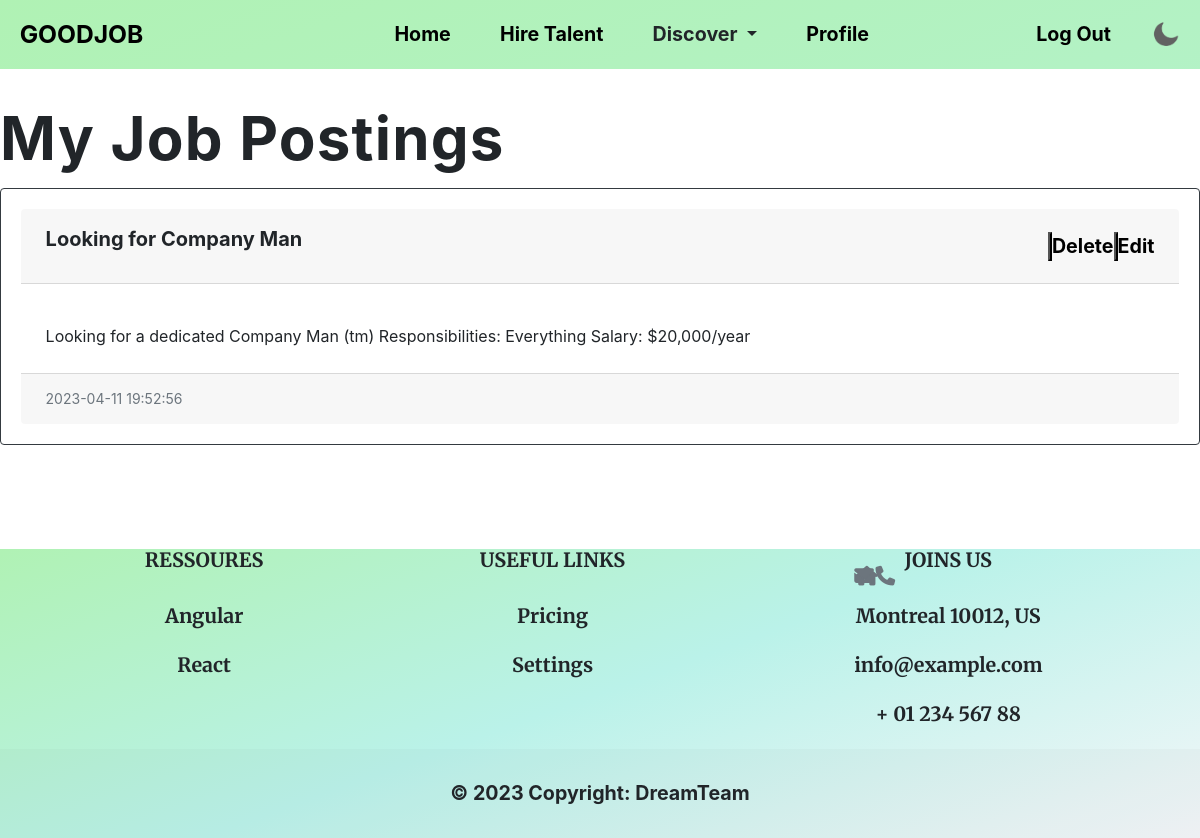
/myposts (signed in), run on the app's committed database.
### app/models/user.py (models this page shows)
class Post(db.Model):
    id = db.Column(db.Integer, primary_key=True)
    title = db.Column(db.String(50))
    text = db.Column(db.Text, nullable=False)
    company = db.Column(db.String(50))
    address = db.Column(db.String(50))
    salary = db.Column(db.Integer)
    field = db.Column(db.String(50)) #Example aerospace, programming etc
    date_created = db.Column(db.DateTime(timezone=True), default=func.now())
    author_id = db.Column(db.Integer, db.ForeignKey('user.id'), nullable=False)
    applications = db.relationship('Application', backref='post', lazy=True)

### app/views/main.py (the view)
@main.route("/myposts", methods=['GET', 'POST'])
def myposts():
    posts = Post.query.filter_by(author_id=current_user.id).all()
    print(posts)
    return render_template("myposts.html", user=current_user, posts=posts)

### app/views/main.py (called while the page is built)
@login_required
def get_notifications():
    if current_user:
        notifications = Notification.query.filter_by(user_id=current_user.id).all()
        return notifications
    else:
        return []

@main.context_processor
def inject_notifications():
    notifications = get_notifications()
    return dict(notifications=notifications)

### app/templates/myposts.html (shortened to what this page needs)
{% extends "base.html" %}
{% block content %}
  <br>
  <h1>My Job Postings</h1>
  <div id="posts">
    {% if posts %}
    {% for post in posts %}
    <div class="card border-dark">
      <div class="card-header d-flex justify-content-between align-items-center">
        <div class="card-title">{{ post.title }}<br></div>
        <div class="btn-group">
          <button type="button" class="button"></button>
          <a href="/delete-post/{{ post.id }}" class="button">Delete</a>
          <button type="button" class="button"></button>
          <a href="/editpost/{{post.id}}" class="button">Edit</a>
        </div>
      </div>
      <div class="card-body">
        <div class="card-text">{{ post.text }}</div>
      </div>
      <div class="card-footer text-muted">{{ post.date_created }}</div>
    </div>
    <br>
    {% endfor %}
    {% else %}
    <p>You currently have no job posting.</p>
    {% endif %}
  </div>
{% endblock %}

### app/static/css/main.css (style rules this page uses)
* { margin: 0; text-decoration: none; padding: 0; list-style: none; }
:root { --primary-color: linear-gradient(160deg, #B0F2B4, #BAF2E9, #F4F6F9); --secondary-color: #F8F9FA; --body-fonts: "Helvetica", "Arial", sans-serif; --line-height: 1.5; --background-size: 400% 400%; font-size: calc(16px + (20 - 16) * (100vw - 320px) / (1280 - 320)); }
a { color:black; text-decoration: none; font-weight: bold; }
h1 { font-weight: bold; font-size: 60px; letter-spacing: .02em; line-height: 60pt; }
* { box-sizing: border-box;margin: 0;padding: 0 }

### app/static/css/jobpostings.css (style rules this page uses)
.card { border: 1px solid #ccc; border-radius: 4px; padding: 20px; margin-bottom: 15px; background-color: #fff; transition: all 0.3s ease; }
.card-header { display: flex; justify-content: space-between; align-items: center; margin-bottom: 15px; }
.card-title { font-weight: bold; font-size: 20px; margin-right: 10px; }
.card-text { margin-bottom: 15px; font-size: 16px; }
.card-footer { color: #888; font-size: 14px; }

### data on the page
Post: title "Looking for Company Man", text "Looking for a dedicated Company Man (tm) Responsibilities: Everything Salary: $20,000/year", date_created "2023-04-11 19:52:56"
